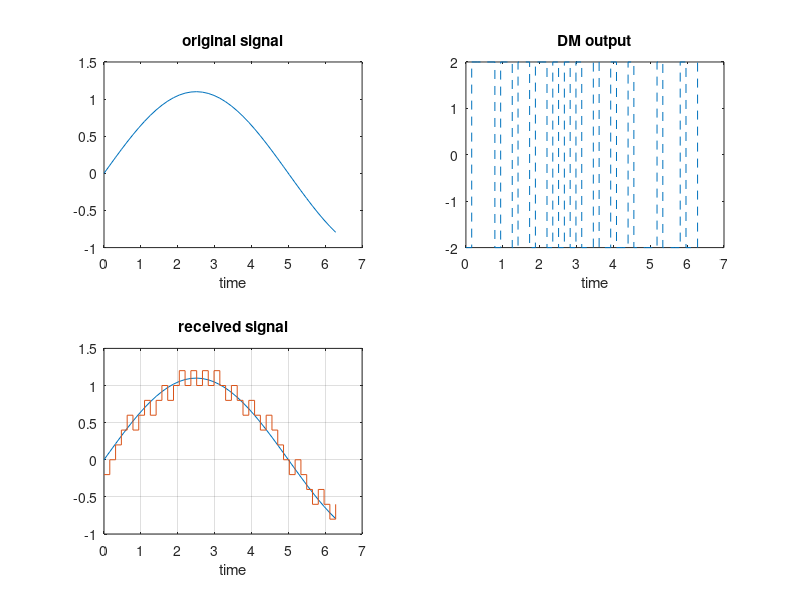

The MATLAB script that drew this image:
clc;  
clear all;  
close all;  

predictor = [0 1];
step = 0.2;
partition = [0];codebook = [-1*step step];
t =[0:pi/20:2*pi];
x = 1.1*sin(2*pi*0.1*t);
encodedx = dpcmenco(x,codebook,partition,predictor);
decodedx = dpcmdeco(encodedx,codebook,predictor);
distor = sum((x-decodedx).^2)/length(x)
figure,subplot(2,2,1);
plot(t,x);
xlabel('time');
title('original signal');
subplot(2,2,2);
stairs(t,10*codebook(encodedx+1),'--');
xlabel('time');
title('DM output');
subplot(2,2,3);
plot(t,x);
hold;
stairs(t,decodedx);
grid;
xlabel('time');
title('received signal');
